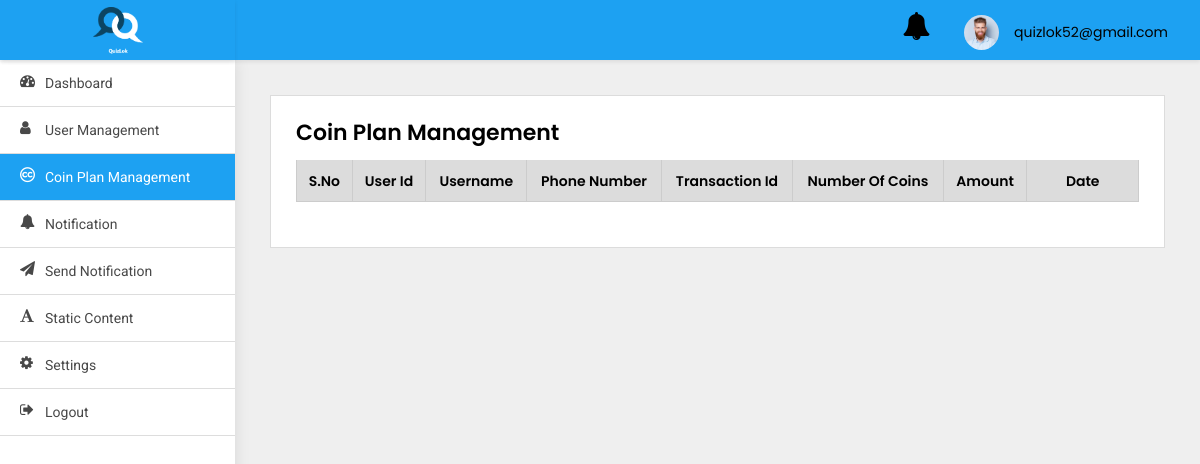
Before: /adminpanel/coin-plan-list/ (signed in) with the older database file.
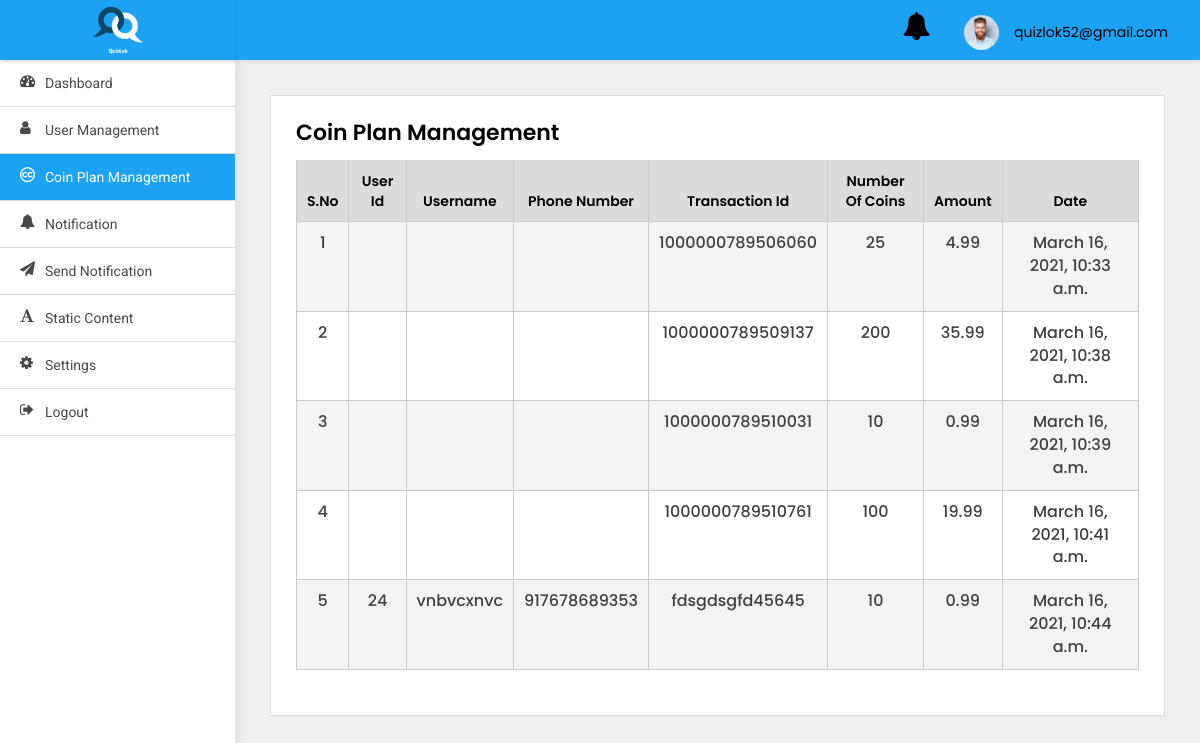
After: the same page with the newer database file.
### src/models.py (models this page shows)
class Transactions(models.Model):
    user = models.ForeignKey(AppUser, null=True, on_delete=models.SET_NULL)
    transaction_id = models.CharField(default='', max_length=256)
    coins = models.IntegerField(default=0)
    amount = models.DecimalField(max_digits=100, decimal_places=2)
    created_at = models.DateTimeField(auto_now_add=True)

class AppUser(models.Model):
    username = models.CharField(default='first name', max_length=100)
    country_code = models.CharField(default='+91', max_length=10)
    phone_number = models.CharField(default='', max_length=13)
    password = models.CharField(default='123456', max_length=100)
    profile_pic = models.ImageField(default='default_profile.png', null=True, blank=True)
    device_token = models.CharField(default='', max_length=2000)
    created_at = models.DateTimeField(auto_now_add=True)

### adminpanel/views.py (the view)
# urls.py: path('coin-plan-list/', ListCoinPlan.as_view(), name='coin-plan-list'),
class ListCoinPlan(LoginRequiredMixin, ListView):
    model = Transactions
    login_url = 'adminpanel:login'
    template_name = 'coin-list.html'

### adminpanel/templates/coin-list.html (shortened to what this page needs)
{% extends 'base.html' %}
{% block body %}
<div class="WrapperArea">
    <div class="WrapperBox">
        <div class="Small-Wrapper">
            <div class="enterKey">
                <h4 class="Title">Coin Plan Management</h4>
            </div>
            <div class="TableList">
                <div class="dragscroll">
                    <table id="example" class="table table-striped table-bordered table-responsive" cellpadding="0"
                           width="100%">
                        <thead>
                        <tr>
                            <th>S.No</th>
                            <th>User Id</th>
                            <th>Username</th>
                            <th>Phone Number</th>
                            <th>Transaction Id</th>
                            <th>Number of coins</th>
                            <th>Amount</th>
                            <th>Date</th>
                        </tr>
                        </thead>
                        <tbody>
                        {% for obj in object_list %}
                        <tr>
                            <td>{{forloop.counter}}</td>
                            <td>{{obj.user.id}}</td>
                            <td>{{obj.user.username}}</td>
                            <td>{{obj.user.phone_number}}</td>
                            <td>{{obj.transaction_id}}</td>
                            <td>{{obj.coins}}</td>
                            <td>{{obj.amount}}</td>
                            <td>{{obj.created_at}}</td>
                        </tr>
                        {% endfor %}
                        </tbody>
                    </table>
                </div>
            </div>
        </div>
    </div>
</div>
{% endblock body %}

Changed rows visible on the page:
added Transactions: transaction_id "1000000789506060", coins "25", amount "4.99", created_at "March 16, 2021, 10:33 a.m."
added Transactions: transaction_id "1000000789509137", coins "200", amount "35.99", created_at "March 16, 2021, 10:38 a.m."
added Transactions: transaction_id "1000000789510031", coins "10", amount "0.99", created_at "March 16, 2021, 10:39 a.m."
added Transactions: transaction_id "1000000789510761", coins "100", amount "19.99", created_at "March 16, 2021, 10:41 a.m."
added Transactions: user.id "24", user.username "vnbvcxnvc", user.phone_number "917678689353", transaction_id "fdsgdsgfd45645", coins "10", amount "0.99", created_at "March 16, 2021, 10:44 a.m."
